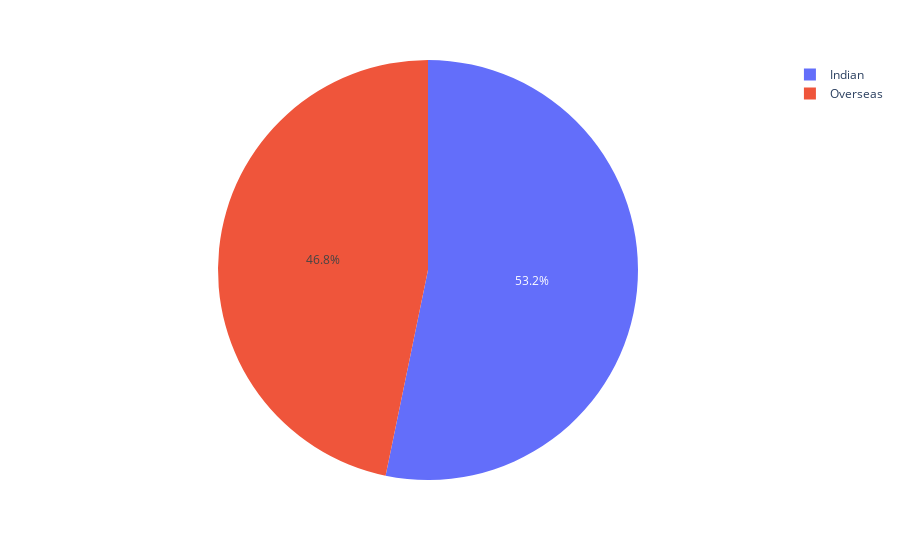

Source (notebook cell):
### Code cell
fig = px.pie(runs,values='Runs Scored',names='Domicile')
fig.show()

### Figure 1 — Plotly figure (JSON) as saved in the notebook; plotly's stock layout.template omitted (floating-point values rounded to 4 significant figures)
{"data": [{"domain": {"x": [0, 1], "y": [0, 1]}, "hovertemplate": "Domicile=%{label}<br>Runs Scored=%{value}<extra></extra>", "labels": ["Indian", "Overseas"], "legendgroup": "", "name": "", "showlegend": true, "type": "pie", "values": [9268, 8141]}], "layout": {"legend": {"tracegroupgap": 0}, "margin": {"t": 60}}}
